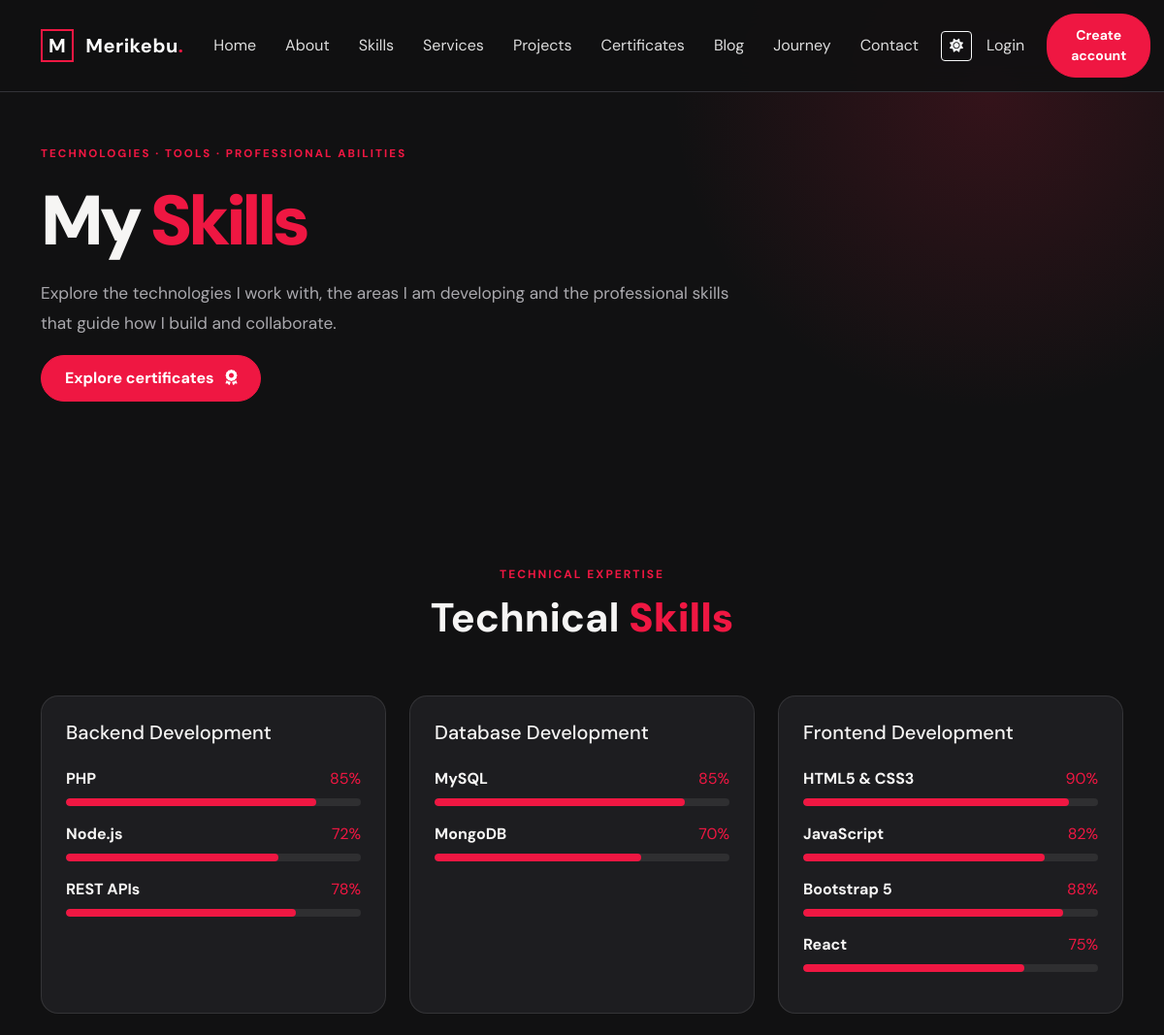
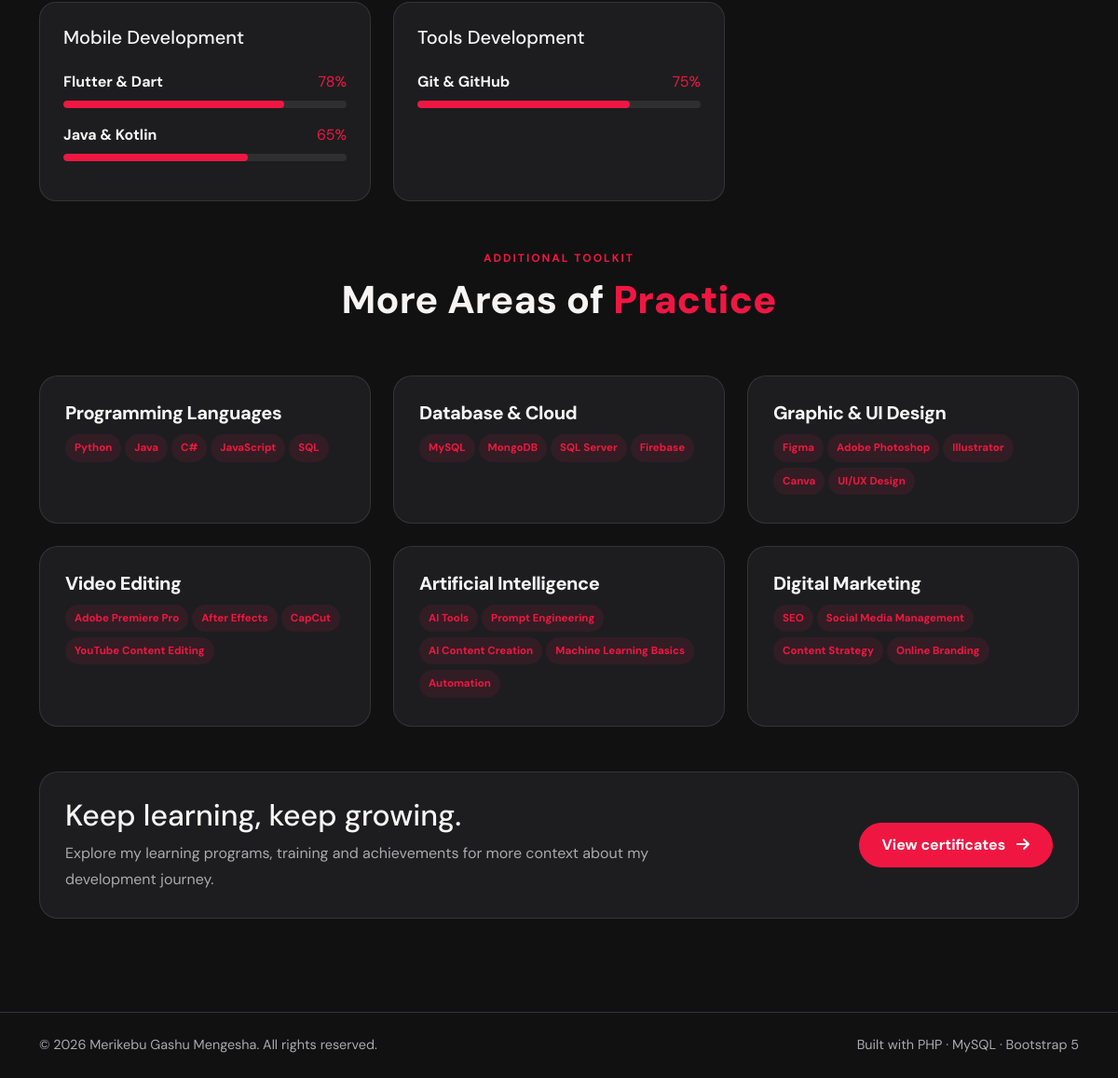
The page /skills.php on the database its author committed (2 pictures, top to bottom).
### tables this page shows
CREATE TABLE IF NOT EXISTS skills(id INT AUTO_INCREMENT PRIMARY KEY,name VARCHAR(100) NOT NULL,category VARCHAR(100) NOT NULL,level TINYINT UNSIGNED NOT NULL DEFAULT 70,sort_order INT NOT NULL DEFAULT 0);

### config/functions.php (called while the page is built, shortened)
<?php
function e($v): string { return htmlspecialchars((string)$v, ENT_QUOTES, 'UTF-8'); }

### skills.php (the view)
<?php
require_once __DIR__.'/config/functions.php';$pageTitle='Skills';
$skills=$pdo->query("SELECT * FROM skills ORDER BY category,sort_order,id")->fetchAll();$groups=[];foreach($skills as $sk)$groups[$sk['category']][]=$sk;
$extra=['Programming Languages'=>['Python','Java','C#','JavaScript','SQL'],'Database & Cloud'=>['MySQL','MongoDB','SQL Server','Firebase'],'Graphic & UI Design'=>['Figma','Adobe Photoshop','Illustrator','Canva','UI/UX Design'],'Video Editing'=>['Adobe Premiere Pro','After Effects','CapCut','YouTube Content Editing'],'Artificial Intelligence'=>['AI Tools','Prompt Engineering','AI Content Creation','Machine Learning Basics','Automation'],'Digital Marketing'=>['SEO','Social Media Management','Content Strategy','Online Branding']];
include __DIR__.'/includes/header.php';?>
<section class="inner-hero"><div class="container"><span class="eyebrow">TECHNOLOGIES · TOOLS · PROFESSIONAL ABILITIES</span><h1>My <b>Skills</b></h1><p>Explore the technologies I work with, the areas I am developing and the professional skills that guide how I build and collaborate.</p><a class="btn btn-accent" href="<?=BASE_URL?>/certificates.php">Explore certificates <i class="fa-solid fa-award ms-2"></i></a></div></section>
<section class="section"><div class="container"><div class="section-heading"><span>TECHNICAL EXPERTISE</span><h2>Technical <b>Skills</b></h2></div><div class="row g-4 mb-5"><?php foreach($groups as $category=>$items):?><div class="col-md-6 col-lg-4"><div class="skill-group"><h3 class="h5 mb-4"><?=e($category)?> Development</h3><?php foreach($items as $sk):?><div class="skill-row"><div class="d-flex justify-content-between"><strong><?=e($sk['name'])?></strong><span class="accent"><?= (int)$sk['level']?>%</span></div><div class="progress mt-2"><div class="progress-bar" style="width:<?= (int)$sk['level']?>%"></div></div></div><?php endforeach;?></div></div><?php endforeach;?></div><div class="section-heading"><span>ADDITIONAL TOOLKIT</span><h2>More Areas of <b>Practice</b></h2></div><div class="row g-4"><?php foreach($extra as $cat=>$items):?><div class="col-md-6 col-lg-4"><div class="content-card"><h3 class="h5"><?=e($cat)?></h3><?php foreach($items as $item):?><span class="tag-pill"><?=e($item)?></span><?php endforeach;?></div></div><?php endforeach;?></div><div class="content-card mt-5"><div class="row align-items-center gy-3"><div class="col-lg-8"><h2>Keep learning, keep growing.</h2><p class="mb-0">Explore my learning programs, training and achievements for more context about my development journey.</p></div><div class="col-lg-4 text-lg-end"><a class="btn btn-accent" href="<?=BASE_URL?>/certificates.php">View certificates <i class="fa-solid fa-arrow-right ms-2"></i></a></div></div></div></div></section>
<?php include __DIR__.'/includes/footer.php';?>

### assets/css/style.css (style rules this page uses)
:root { --bg: #111112; --panel: #1d1d20; --panel2: #242428; --text: #f6f5f4; --muted: #aaa9ae; --accent: #ef1742; --line: #333338; }
* { box-sizing: border-box; }
html { scroll-behavior: smooth; scroll-padding-top: 85px; }
body { margin: 0; background: var(--bg); color: var(--text); font-family: "DM Sans", sans-serif; transition: 0.25s; }
a { color: var(--accent); text-decoration: none; }
.accent { color: var(--accent); }
.btn-accent { background: var(--accent); border: 1px solid var(--accent); color: white; border-radius: 30px; padding: 11px 24px; font-weight: 700; }
.eyebrow, .section-heading > span { font-size: 0.75rem; letter-spacing: 2px; color: var(--accent); font-weight: 700; }
.section { padding: 100px 0; }
.section-heading { text-align: center; margin-bottom: 55px; }
.section-heading h2 { font-size: 2.6rem; font-weight: 700; margin-top: 10px; }
.section-heading h2 b { color: var(--accent); }
.progress { height: 6px; background: #3a3a40; }
.progress-bar { background: var(--accent); }
.contact-kicker, .eyebrow { font-size: 0.72rem; font-weight: 800; letter-spacing: 0.18em; color: var(--accent, #ed1d45); display: inline-flex; align-items: center; gap: 10px; }
.inner-hero { padding: 145px 0 65px; background: radial-gradient( circle at 85% 20%, rgba(237, 29, 69, 0.16), transparent 30% ), var(--bg, #111); }
.inner-hero h1 { font-size: clamp(2.7rem, 6vw, 5rem); font-weight: 850; letter-spacing: -0.06em; margin: 16px 0; }
.inner-hero h1 b { color: var(--accent, #ed1d45); }
.inner-hero p { max-width: 720px; color: var(--muted, #aaa); font-size: 1.08rem; line-height: 1.8; }
.content-card { height: 100%; padding: 27px; border: 1px solid var(--border, rgba(255, 255, 255, 0.1)); border-radius: 20px; background: var(--panel, #1b1b20); transition: 0.25s; }
.content-card h3, .content-card h4 { font-weight: 800; letter-spacing: -0.025em; }
.content-card p { color: var(--muted, #aaa); line-height: 1.75; }
.tag-pill { display: inline-block; padding: 6px 10px; border-radius: 30px; background: rgba(237, 29, 69, 0.1); color: var(--accent, #ed1d45); font-size: 0.72rem; font-weight: 700; margin: 3px 4px 3px 0; }
.skill-group { height: 100%; padding: 25px; border: 1px solid var(--border, rgba(255, 255, 255, 0.1)); border-radius: 18px; background: var(--panel, #1b1b20); }
.skill-row { margin: 17px 0; }
.skill-row .progress { height: 8px; background: rgba(128, 128, 128, 0.18); }
.skill-row .progress-bar { background: var(--accent, #ed1d45); border-radius: 10px; }

### rows shown on the page
skills: name "PHP", level "85"
skills: name "Node.js", level "72"
skills: name "REST APIs", level "78"
skills: name "MySQL", level "85"
skills: name "MongoDB", level "70"
skills: name "HTML5 & CSS3", level "90"
skills: name "JavaScript", level "82"
skills: name "Bootstrap 5", level "88"
skills: name "React", level "75"
skills: name "Flutter & Dart", level "78"
skills: name "Java & Kotlin", level "65"
skills: name "Git & GitHub", level "75"

### other values the page prints
$category "Backend"
$category "Database"
$category "Frontend"
$category "Mobile"
$category "Tools"
$cat "Programming Languages"
$item "Python"
$item "Java"
$item "C#"
$item "JavaScript"
$item "SQL"
$cat "Database & Cloud"
$item "MySQL"
$item "MongoDB"
$item "SQL Server"
